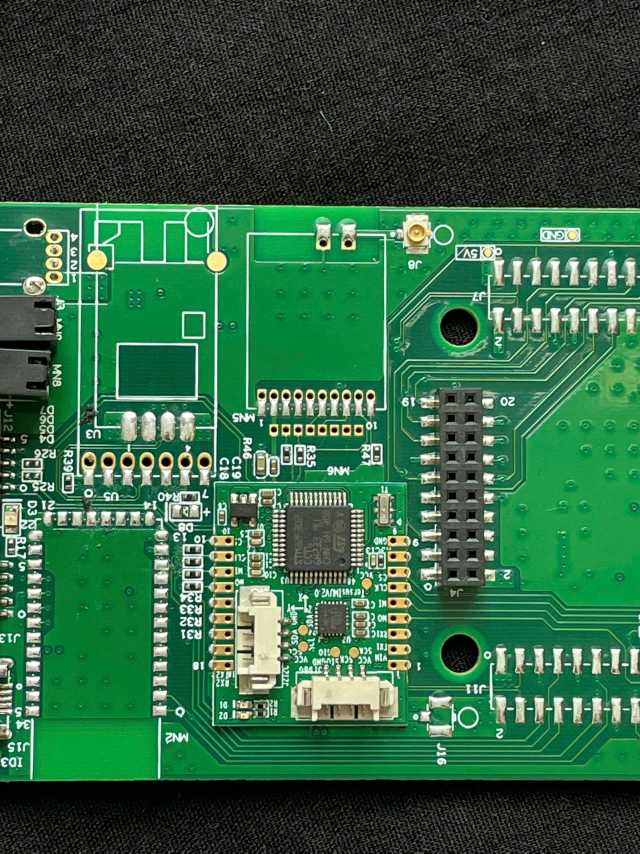
#> input picture tuchup/1.jpg, 1920 x 2560 px, given in place of 1.tiff, which was not available (shown at 1/3 size)
$ python final.py
#> lines starting #> are read from the running program, lines starting #| are printed output that depends on the picture; after the words box and inside, x2 and y2 are one past the last pixel; in counts of white or black regions, pixels touching at a corner belong together; pictures that were not available may be replaced by others from this repository, and a replacement may not be noted
import cv2
import numpy as np
import matplotlib.pyplot as plt
import pandas as pd

PIXELS_PER_MM = 24.0
SPEC_MIN_MM = 0.25
SPEC_MAX_MM = 0.5
MAX_SOLDER_AREA = 400
MAX_ASPECT_RATIO = 2.5

img = cv2.imread("1.tiff")
#> img is the input picture: shape (2560, 1920, 3); mean B, G, R 68.9, 101.4, 50.7
if img is None: img = cv2.imread("1.jpg")
assert img is not None

h, w = img.shape[:2]
scale = 900 / max(h, w)
img = cv2.resize(img, (int(w * scale), int(h * scale)))
#> img: shape (900, 675, 3)
orig = img.copy()
output = img.copy()

hsv = cv2.cvtColor(img, cv2.COLOR_BGR2HSV)
#> hsv: shape (900, 675, 3); mean H, S, V 53.5, 126.6, 101.6
gray = cv2.cvtColor(img, cv2.COLOR_BGR2GRAY)
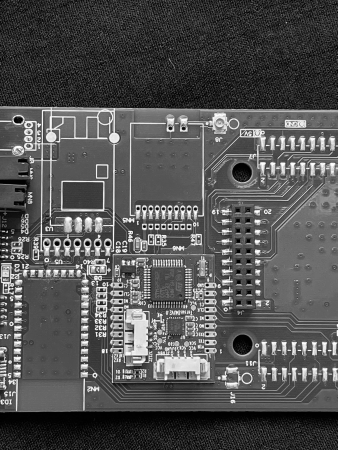
#> gray: shape (900, 675) (shown at 1/2 size); min 0, max 255, mean 82.4

clahe = cv2.createCLAHE(clipLimit=2.5, tileGridSize=(8, 8))
gray_clahe = clahe.apply(gray)
gray_blur = cv2.medianBlur(gray_clahe, 3)
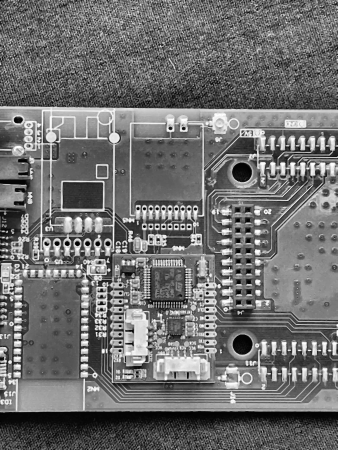
#> gray_blur: shape (900, 675) (shown at 1/2 size); min 1, max 255, mean 111.6

mask_hsv = cv2.inRange(hsv, np.array([0, 0, 160]), np.array([180, 80, 255]))
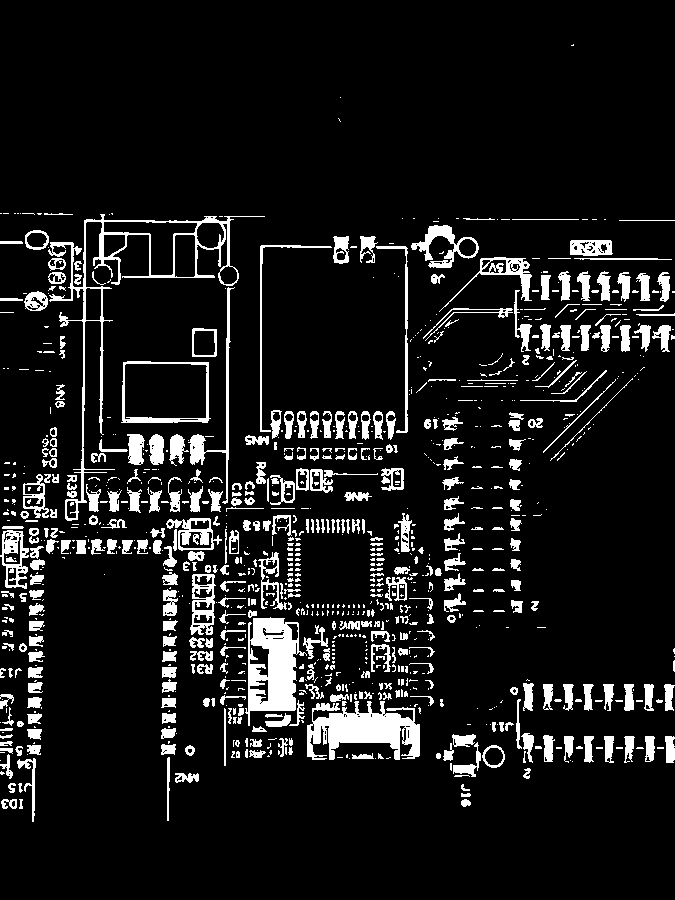
#> mask_hsv: shape (900, 675); 10% white; 1061 white regions (639 under 20 px), largest, box (x1, y1, x2, y2) and area: (48, 214, 265, 521) 3885, (307, 701, 420, 760) 3870, (245, 617, 307, 726) 3755
kernel_th = cv2.getStructuringElement(cv2.MORPH_RECT, (15, 15))
tophat = cv2.morphologyEx(gray_blur, cv2.MORPH_TOPHAT, kernel_th)
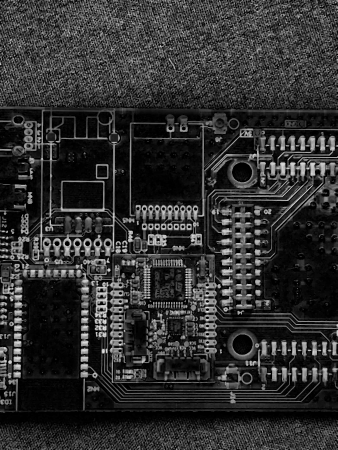
#> tophat: shape (900, 675) (shown at 1/2 size); min 0, max 246, mean 47.3
_, mask_th = cv2.threshold(tophat, 40, 255, cv2.THRESH_BINARY)
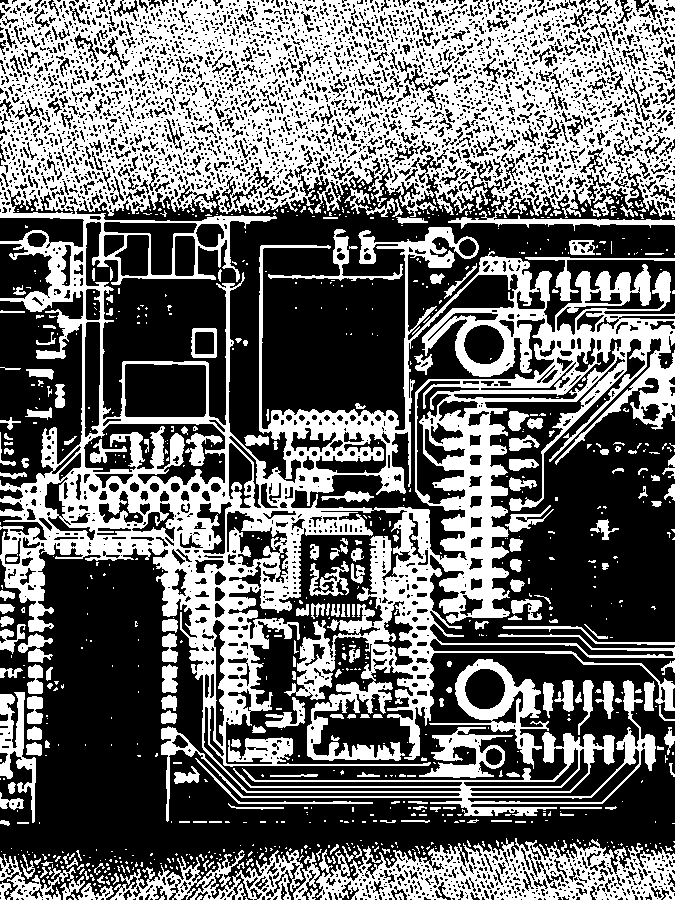
#> mask_th: shape (900, 675); 42.8% white; 902 white regions (689 under 20 px), largest, box (x1, y1, x2, y2) and area: (0, 0, 675, 822) 209240, (316, 838, 675, 900) 12112, (110, 850, 304, 900) 3702

mask = cv2.bitwise_and(mask_hsv, mask_th)
#> mask: shape (900, 675); 9.1% white; 1102 white regions (661 under 20 px), largest, box (x1, y1, x2, y2) and area: (48, 214, 265, 521) 3748, (248, 618, 299, 711) 1290, (121, 361, 211, 423) 924
kernel = cv2.getStructuringElement(cv2.MORPH_ELLIPSE, (3, 3))
mask = cv2.morphologyEx(mask, cv2.MORPH_OPEN, kernel, iterations=2)
#> mask: shape (900, 675); 3.6% white; 277 white regions (74 under 20 px), largest, box (x1, y1, x2, y2) and area: (411, 227, 454, 251) 425, (400, 717, 420, 758) 375, (130, 434, 143, 465) 305
mask = cv2.morphologyEx(mask, cv2.MORPH_CLOSE, kernel, iterations=2)
#> mask: shape (900, 675); 3.6% white; 259 white regions (64 under 20 px)

dist_map = cv2.distanceTransform(mask, cv2.DIST_L2, 5)
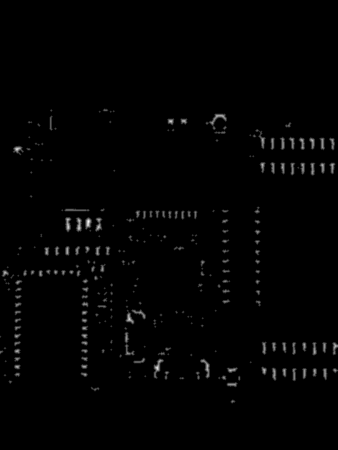
#> dist_map: shape (900, 675) float32 (shown at 1/2 size); min 0, max 7, mean 0.0735; drawn with min black and max white
contours, _ = cv2.findContours(mask, cv2.RETR_EXTERNAL, cv2.CHAIN_APPROX_SIMPLE)
#> contours = 259 contours, 84 with area under 20; largest, box (x1, y1, x2, y2) and area: (411, 227, 454, 260) 418, (307, 717, 328, 758) 358, (249, 663, 270, 711) 343, (400, 717, 420, 758) 334, (130, 434, 143, 465) 270

solder_data = []
error_crops = []
count_ok = 0
count_error = 0

for i, c in enumerate(contours):
    area = cv2.contourArea(c)
    if area < 20 or area > MAX_SOLDER_AREA: continue

    rect = cv2.minAreaRect(c)
    (cx, cy), (rw, rh), angle = rect
    if rw == 0 or rh == 0: continue

    ratio = max(rw, rh) / min(rw, rh)
    if ratio > MAX_ASPECT_RATIO: continue

    perimeter = cv2.arcLength(c, True)
    circularity = 4 * np.pi * area / (perimeter * perimeter + 1e-6)
    if circularity < 0.3: continue

    x, y, w_b, h_b = cv2.boundingRect(c)
    roi_dist = dist_map[y:y+h_b, x:x+w_b]
    if roi_dist.size == 0: continue

    width_px = roi_dist.max() * 2.0
    width_mm = width_px / PIXELS_PER_MM

    status = "OK"
    color = (0, 255, 0)
    label = ""

    if width_mm < SPEC_MIN_MM:
        status = "THIEU"
        color, label = (0, 0, 255), f"{width_mm:.2f}"
    elif width_mm > SPEC_MAX_MM:
        status = "DU"
        color, label = (255, 0, 0), f"{width_mm:.2f}"

    solder_data.append({
        "ID": i + 1,
        "X_px": int(cx),
        "Y_px": int(cy),
        "Width_mm": round(width_mm, 3),
        "Status": status
    })

    if status != "OK":
        count_error += 1
        pad = 15
        y1, y2 = max(0, y-pad), min(img.shape[0], y+h_b+pad)
        x1, x2 = max(0, x-pad), min(img.shape[1], x+w_b+pad)
        error_crops.append((orig[y1:y2, x1:x2].copy(), status, width_mm))
    else:
        count_ok += 1

    box = cv2.boxPoints(rect).astype(int)
    cv2.drawContours(output, [box], 0, color, 1)
    if label != "":
        cv2.putText(output, label, (int(cx), int(cy)), cv2.FONT_HERSHEY_SIMPLEX, 0.3, color, 1)
#> this loop made 259 passes
#> (area, cx, cy, rw, rh, angle, ratio, perimeter) on passes 2, 5, 35: (70.5, 189.4, 777.8, 8.51, 17.18, -85.6, 2.02, 49.84), (30, 363, 756, 4, 10, -90, 2.5, 24.97), (20, 240.5, 711.5, 5.66, 4.24, -45, 1.33, 18.14)

df = pd.DataFrame(solder_data)
df.to_excel("bao_cao_aoi.xlsx", index=False)

plt.figure(figsize=(12, 10))
plt.imshow(cv2.cvtColor(output, cv2.COLOR_BGR2RGB))
plt.axis("off")
plt.show()

if error_crops:
    num_errors = len(error_crops)
    cols = 5
    rows = (num_errors // cols) + (1 if num_errors % cols != 0 else 0)
    fig, axes = plt.subplots(rows, cols, figsize=(15, rows * 3))
    axes = axes.flatten()
    for i in range(len(axes)):
        if i < num_errors:
            crop, status, val = error_crops[i]
            axes[i].imshow(cv2.cvtColor(crop, cv2.COLOR_BGR2RGB))
            axes[i].set_title(f"{status}: {val:.2f}mm", color='red' if status=="THIEU" else 'blue')
        axes[i].axis("off")
#> this loop made 25 passes
    plt.tight_layout()
    plt.show()
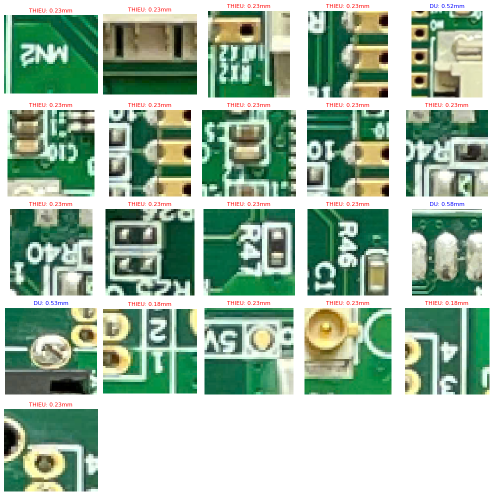
#> figure drawn by matplotlib, 21 panels

$ run again, with tuchup/2.jpg copied over tuchup/1.jpg
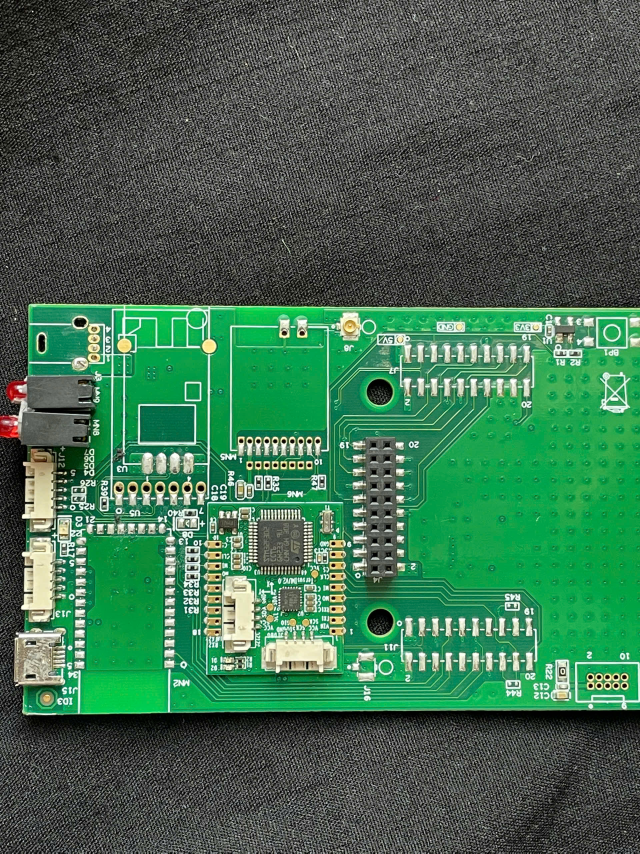
#> input picture tuchup/2.jpg, 1920 x 2560 px, given in place of 1.tiff, which was not available (shown at 1/3 size)
#> img is the input picture: shape (2560, 1920, 3); mean B, G, R 81.3, 108.2, 65.8
#> img: shape (900, 675, 3)
#> hsv: shape (900, 675, 3); mean H, S, V 42.9, 87.5, 108.5
#> `mask_hsv = cv2.inRange(hsv, np.array([0, 0, 160]), np.array([180, 80, ..`:
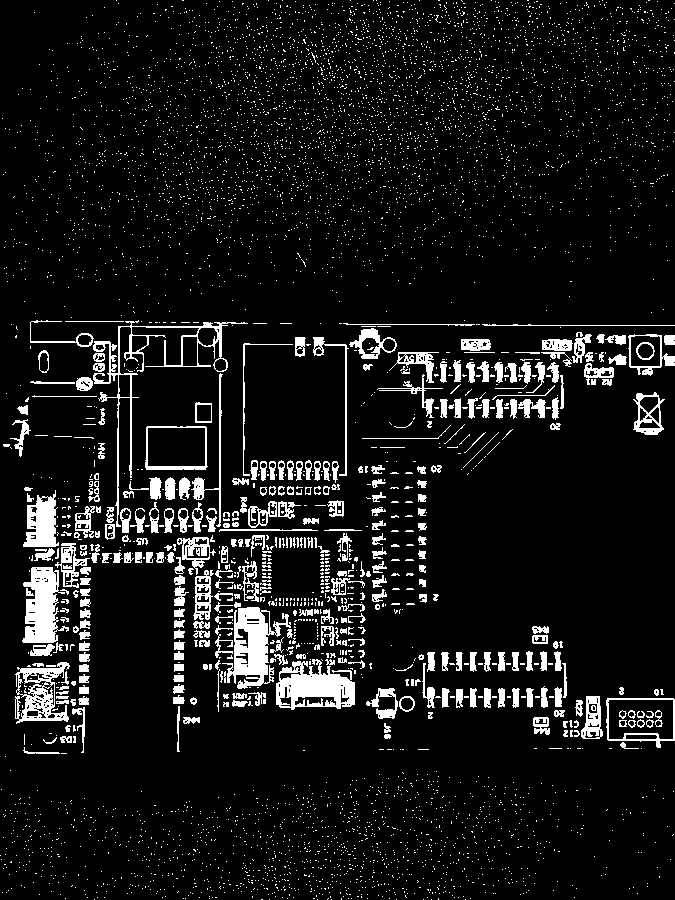
#> mask_hsv: shape (900, 675); 8.7% white; 5673 white regions (5316 under 20 px), largest, box (x1, y1, x2, y2) and area: (222, 607, 291, 689) 2505, (276, 659, 355, 710) 2449, (22, 567, 69, 643) 2163
#> mask_th: shape (900, 675); 51.8% white; 7276 black regions (6097 under 20 px), largest, box (x1, y1, x2, y2) and area: (0, 263, 675, 899) 180624, (119, 337, 219, 503) 8157, (148, 428, 205, 466) 2146
#> contours = 216 contours, 75 with area under 20; largest, box (x1, y1, x2, y2) and area: (173, 597, 185, 704) 594, (164, 477, 205, 500) 504, (234, 602, 265, 632) 401, (227, 632, 250, 677) 302, (79, 641, 90, 684) 217
#> the loop `for i, c in enumerate(contours):` made 216 passes
#> (area, cx, cy, rw, rh, angle, ratio, perimeter) on passes 2, 6, 7, 9, 20, 35, 37, 38: (29.5, 657.5, 742, 10, 5, -90, 2, 27.21), (28.5, 191.7, 719.3, 6.36, 7.07, -45, 1.11, 26.04), (40, 28, 717, 6, 12, -90, 2, 32.63), (55, 61.5, 718, 10.61, 10.61, -45, 1, 40.77), (25, 337.5, 702.5, 11, 5, -90, 2.2, 29.46), (45, 243, 684.5, 10.61, 6.36, -45, 1.67, 32.28), (26, 346, 681.5, 4.95, 6.36, -45, 1.29, 20.97), (32, 285, 681.5, 7.78, 4.95, -45, 1.57, 22.97)
#> the loop `for i in range(len(axes)):` made 35 passes
#> after the loop `for i in range(len(axes)):`:
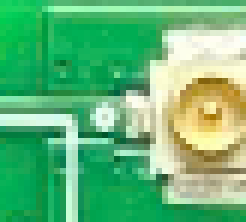
#> crop: shape (37, 41, 3) (shown 6 times larger); mean of channels 0, 1, 2 120.4, 184, 100.7; drawn as B, G, R

$ run again, with tuchup/6.jpg copied over tuchup/1.jpg
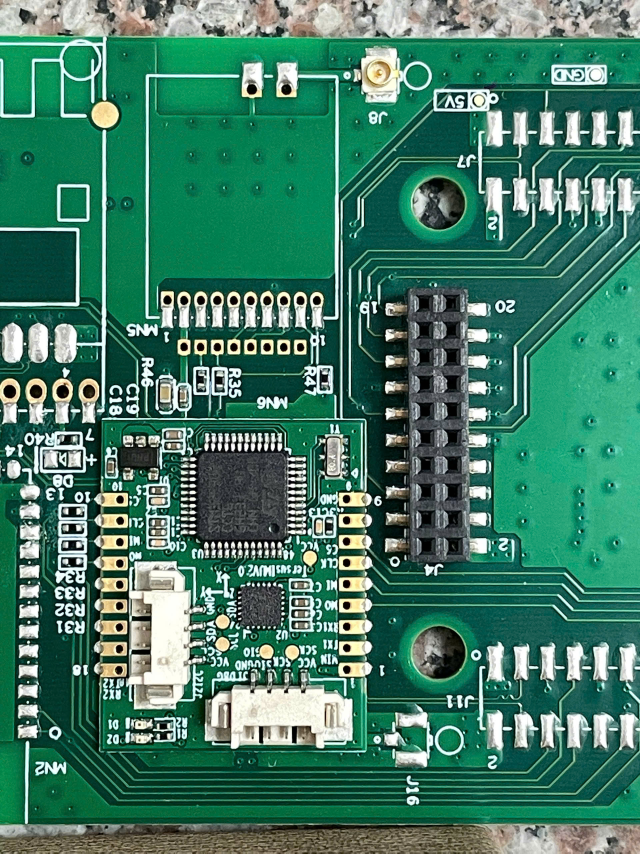
#> input picture tuchup/6.jpg, 1920 x 2560 px, given in place of 1.tiff, which was not available (shown at 1/3 size)
#> img is the input picture: shape (2560, 1920, 3); mean B, G, R 102.3, 123.5, 65.5
#> img: shape (900, 675, 3)
#> hsv: shape (900, 675, 3); mean H, S, V 72.3, 156.1, 124.3
#> `mask_hsv = cv2.inRange(hsv, np.array([0, 0, 160]), np.array([180, 80, ..`:
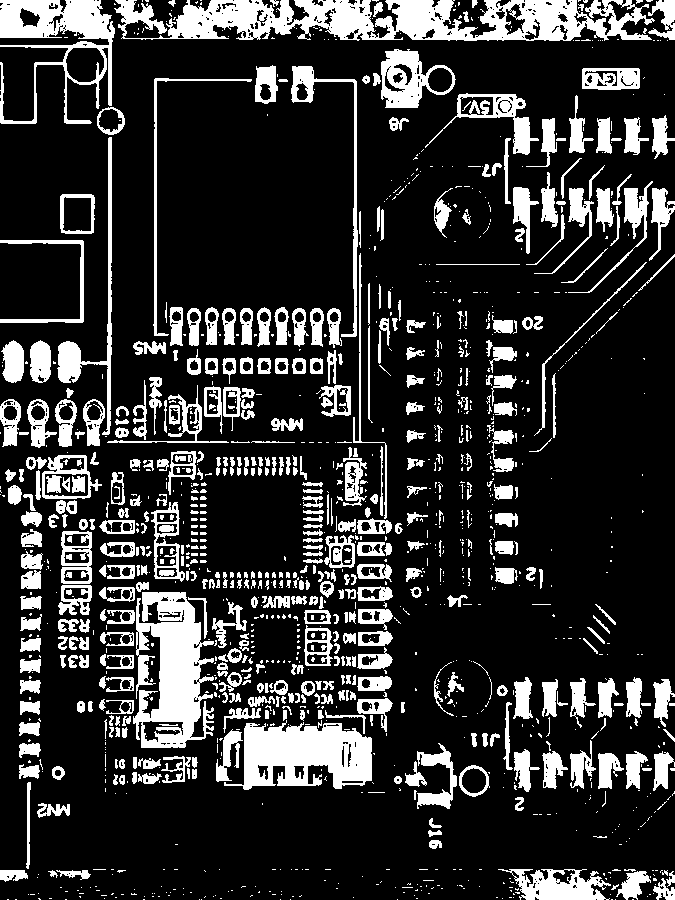
#> mask_hsv: shape (900, 675); 19.7% white; 1376 white regions (870 under 20 px), largest, box (x1, y1, x2, y2) and area: (114, 0, 655, 41) 13546, (133, 592, 214, 748) 7755, (224, 720, 372, 790) 6640
#> mask_th: shape (900, 675); 35.9% white; 1135 white regions (873 under 20 px), largest, box (x1, y1, x2, y2) and area: (0, 50, 675, 864) 123891, (0, 781, 505, 900) 10703, (263, 673, 592, 816) 10503
#> contours = 498 contours, 206 with area under 20; largest, box (x1, y1, x2, y2) and area: (381, 50, 429, 108) 1562, (565, 7, 643, 40) 904, (140, 582, 195, 623) 794, (477, 10, 536, 41) 702, (141, 709, 194, 748) 598
#> the loop `for i, c in enumerate(contours):` made 498 passes
#> (area, cx, cy, rw, rh, angle, ratio, perimeter) on passes 1, 3, 13, 14, 19, 20, 31, 37: (26.5, 600.2, 896.3, 4.24, 7.78, -45, 1.83, 21.56), (315, 633.3, 884.8, 31.62, 19.69, -56.31, 1.61, 100.4), (37, 520.3, 874.2, 6.38, 10.54, -33.69, 1.65, 32.28), (25, 434, 842.5, 5, 10, -90, 2, 27.46), (27, 48.74, 809.9, 10.03, 4.64, -68.2, 2.16, 26.63), (359, 434.7, 798, 16.4, 33.94, -81.87, 2.07, 96.08), (24.5, 363.8, 773.3, 3.54, 7.07, -45, 2, 20.38), (343.5, 292, 775.5, 19, 30, -90, 1.58, 114)
#> the loop `for i in range(len(axes)):` made 105 passes
#> after the loop `for i in range(len(axes)):`:
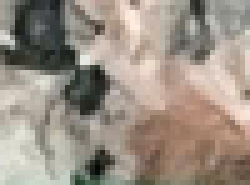
#> crop: shape (37, 50, 3) (shown 5 times larger); mean of channels 0, 1, 2 133, 144.5, 155.4; drawn as B, G, R
